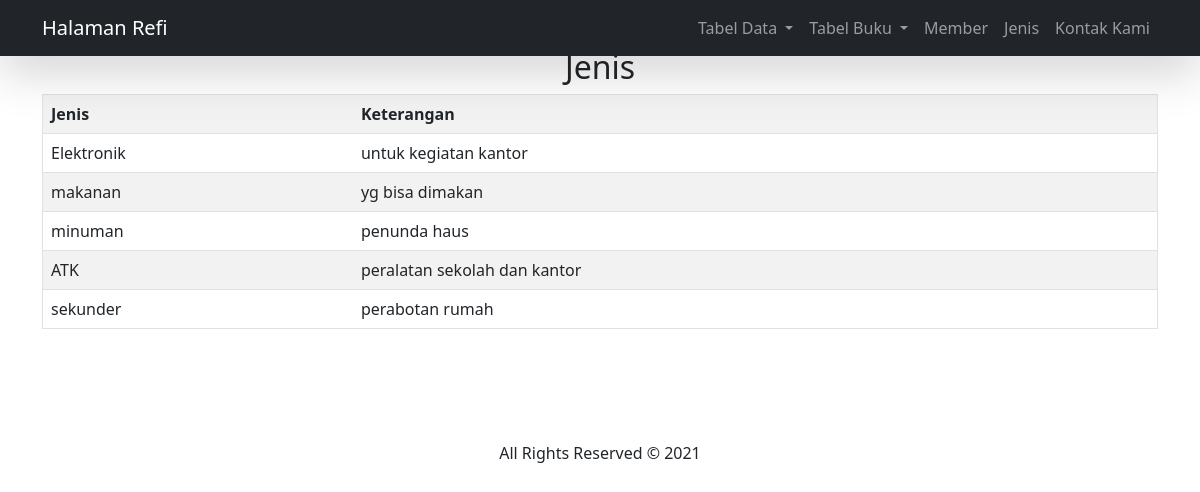
/jenis/, run on the app's committed database.
### dashboard/models.py (models this page shows, shortened)
class Jenis(models.Model):
    nama=models.CharField(max_length=50)
    ket=models.TextField()

### dashboard/views.py (the view)
# urls.py: path('jenis/',jenis, name="jenis"),
def jenis(request):
    jeniss=Jenis.objects.all()
    konteks={
        'jeniss':jeniss,
    }
    return render(request,'jenis.html',konteks)

### templates/jenis.html (shortened to what this page needs)
<link href="https://cdn.jsdelivr.net/npm/bootstrap@5.0.2/dist/css/bootstrap.min.css" rel="stylesheet">
{% load static %}
{% block content %}
<!DOCTYPE html>
<html lang="en">
  <head>
    <link
      href="https://cdn.jsdelivr.net/npm/bootstrap@5.0.0-beta3/dist/css/bootstrap.min.css"
      rel="stylesheet"
    />
    <link
      rel="stylesheet"
      href="https://pro.fontawesome.com/releases/v5.10.0/css/all.css"
    />
    <link rel="stylesheet" href="{% static 'css/style.css'%}" />
  </head>
  <body>
    <nav
      class="navbar navbar-expand-lg navbar-dark bg-dark shadow-lg fixed-top"
    >
      <div class="container">
        <a class="navbar-brand" href="{% url 'index' %}">Halaman Refi </a>
        <div class="collapse navbar-collapse text-right" id="navbarText">
          <ul class="navbar-nav ms-auto mb-2 mb-lg-0">
            <li class="nav-item dropdown">
              <a class="nav-link dropdown-toggle" href="#" id="navbarDropdown" role="button" data-bs-toggle="dropdown" aria-expanded="false">
                Tabel Data
              </a>
            </li>
            <li class="nav-item dropdown">
              <a class="nav-link dropdown-toggle" href="#" id="navbarDropdown" role="button" data-bs-toggle="dropdown" aria-expanded="false">
                Tabel Buku
              </a>
            </li>
            <li class="nav-item">
              <a class="nav-link" href="{% url 'member' %} ">Member</a>
            </li>
            <li class="nav-item">
              <a class="nav-link" href="{% url 'jenis' %} ">Jenis</a>
            </li>
            <li class="nav-item">
              <a class="nav-link" href="#kontak">Kontak Kami</a>
            </li>
          </ul>
        </div>
      </div>
    </nav>
    <div class="container-fluid layanan pt-5 pb-5">
      <div class="container text-center">
<h2 class="align-center">Jenis</h2>
<table border="1" class="table table-striped">
    <tr>
        <th>Jenis</th>
        <th>Keterangan</th>
    </tr>
{% for Jenis in jeniss %}
    <tr>
        <td>{{ Jenis.nama }}</td>
        <td>{{ Jenis.ket }}</td>
    </tr>
{% endfor %}
</table>
{% endblock %}
      </div>
    </div>
    <div class="container text-center pt-5 pb-5">
      All Rights Reserved &copy; 2021
    </div>
  </body>
</html>

### data on the page
Jenis: nama "Elektronik", ket "untuk kegiatan kantor"
Jenis: nama "makanan", ket "yg bisa dimakan"
Jenis: nama "minuman", ket "penunda haus"
Jenis: nama "ATK", ket "peralatan sekolah dan kantor"
Jenis: nama "sekunder", ket "perabotan rumah"
